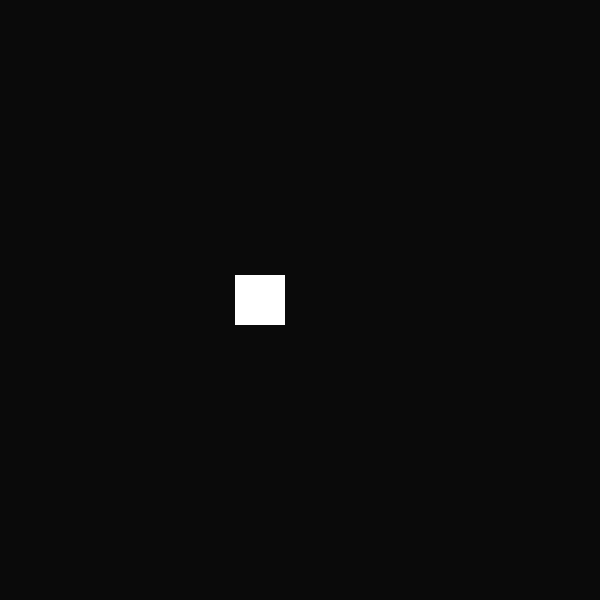
Frame 1 (no input)
Frame 60 (no input): identical to frame 1, image omitted
Frame 120 (the mouse pressed at the canvas centre since frame 60): identical to frame 1, image omitted

The p5.js sketch that drew this single still picture (run headless with seeded random() and noise() and a simulated clock; from frame 60 on, the mouse is pressed at the canvas centre):

// p5.js sketch
// ── sketch.js
//https://p5js.org/reference/#/p5/rotate
//https://www.youtube.com/watch?v=o9sgjuh-CBM&t=18m0s
//https://genekogan.com/code/p5js-transformations/

let angle = 0;

function setup() {
    createCanvas(600, 600);
}

function draw() {
    background(10);
    rectMode(CENTER)
    noStroke();

    translate(width / 2 - 40, 300);
    rotate(angle);
    rect(0, 0, 50, 50);

    // how would you create a spinning object?
}
